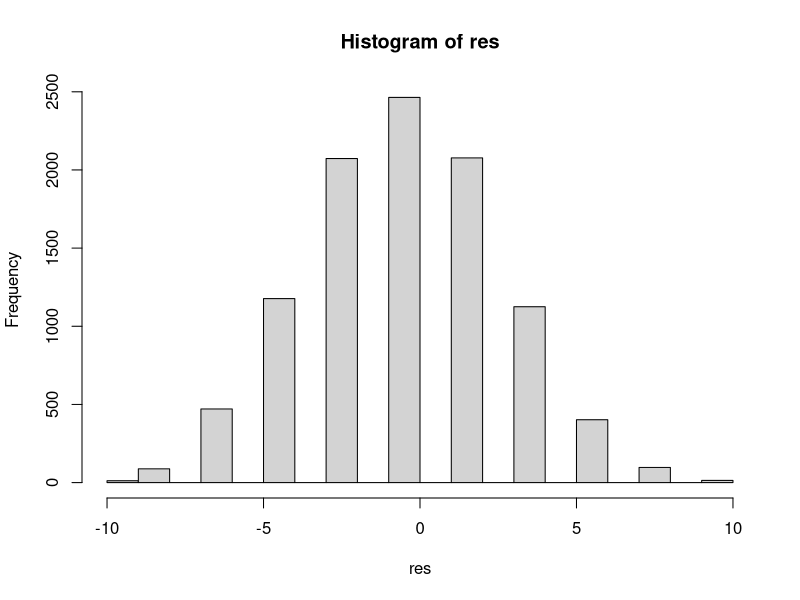
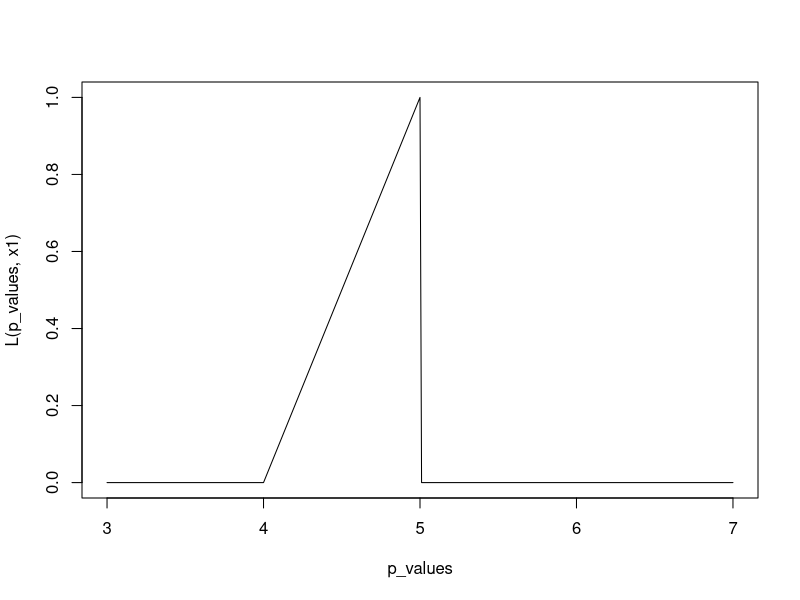
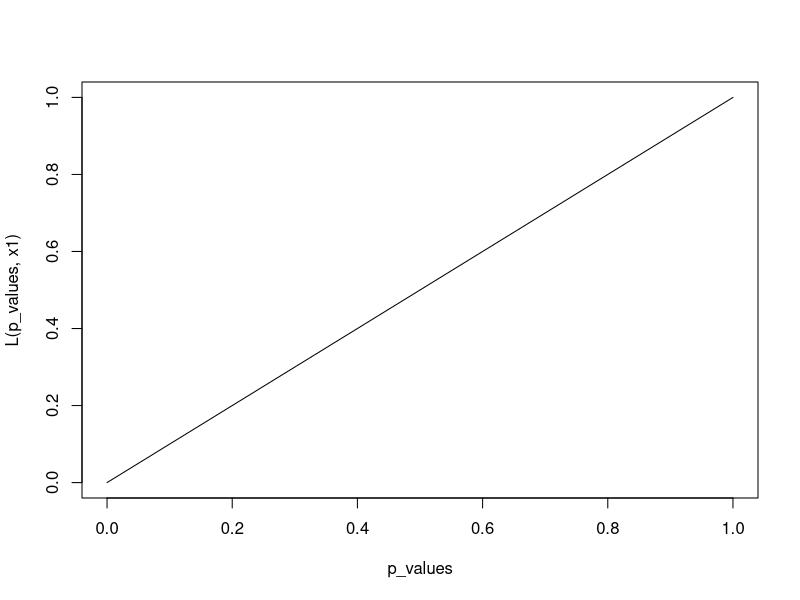
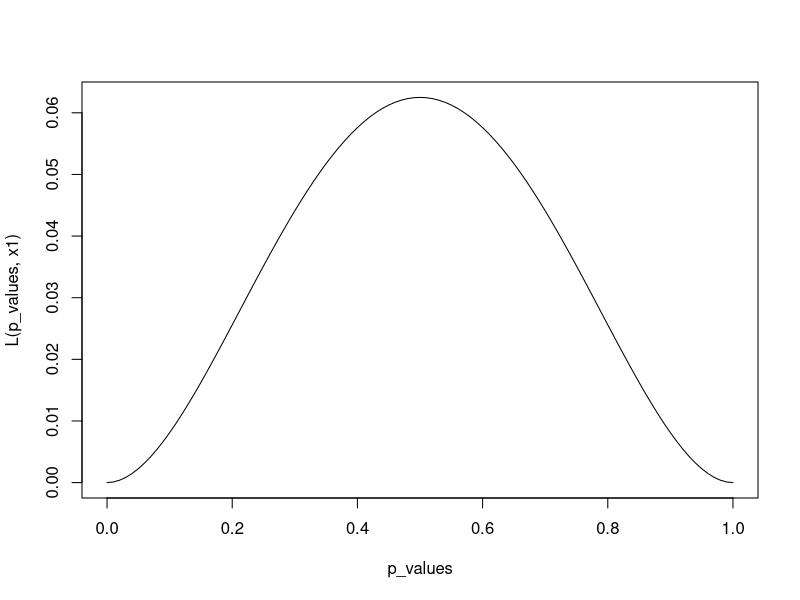
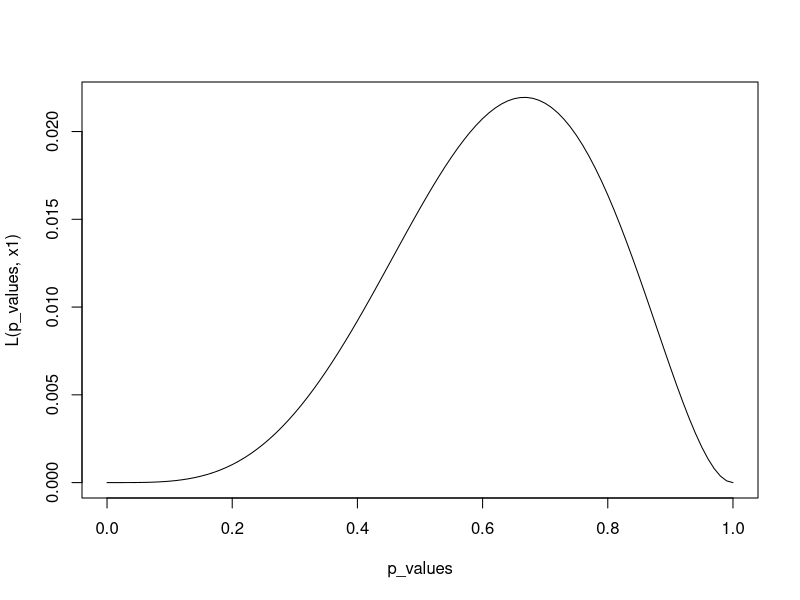
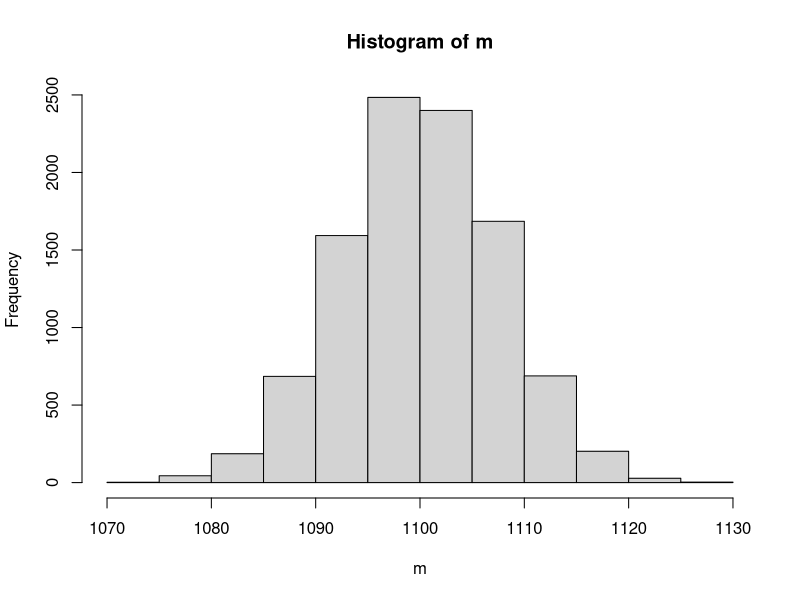
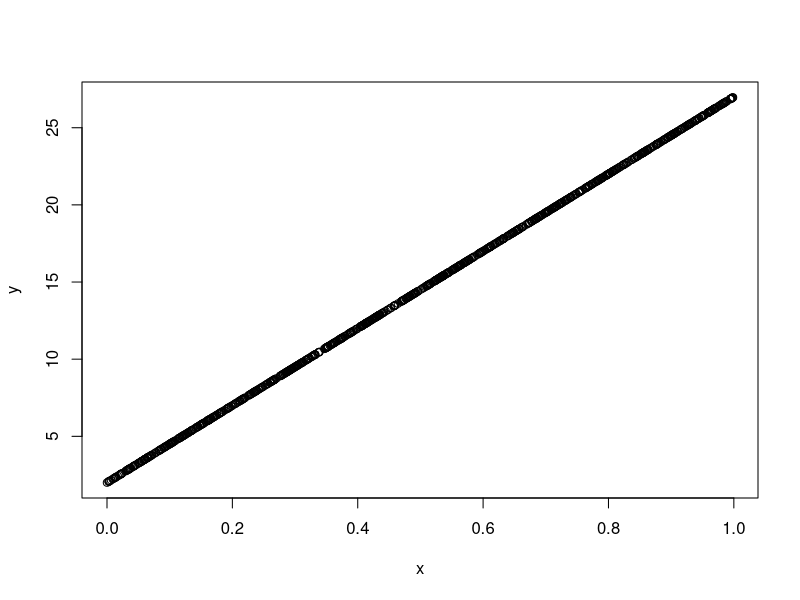
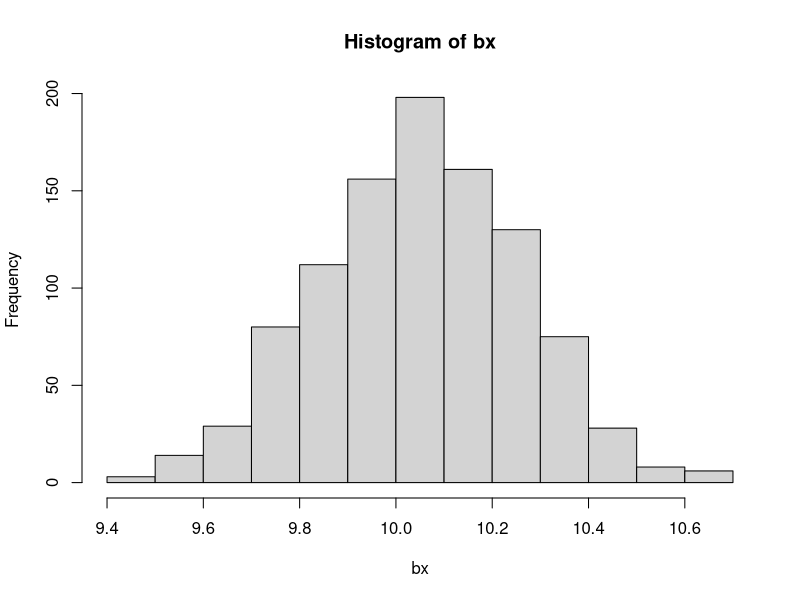

Here is the R script that generated these plots, in order:
integrate(function(x) 3/(x^4), 1, Inf)
integrate(function(x) 3*x/(x^4), 1, Inf)

res <- replicate(10000,
          {
            tr <- sample(c('H', 'T'), 10, TRUE)
            sum(tr == 'H')*1 + sum(tr=='T')*(-1)
          })
hist(res)
mean(res)
var(res)

#library(rSymPy)
#integrate(function(x) (k+1)*x^k, 1, Inf)

2*log(2)
sqrt(log(2))

1/(1+ .48/.75 * .7/.3)

compute_DLR <- function(sensitivity, specificity) {
  return(sensitivity / (1 - specificity))
}
compute_DLR(0.75, 0.52)

compute.bayes <- function(conds, priors, index) {
  return (conds[index]*priors[index] / sum(conds*priors))
}
compute.bayes(c(1, 1), c(1/2*1/2, (1-1/2)*(1-1/2)), 1)
compute.bayes(c(0.75, 1-0.52), c(0.3, 1-0.3), 1)

bernoulli.L <- function(p, x1) {
  return(p^x1*(1-p)^(1-x1))
}

bernoulli.L <- function(p, xs) {
  return(p^sum(xs)*(1-p)^(length(xs)-sum(xs)))
}

uniform.L <- function(p, x1) {
  return(ifelse((x1 >= p) & (x1 <= p+1), p+1-x1, 0))
}

plt.likelihood <- function(L, p_values, x1) {
  plot(p_values, L(p_values, x1), type='l')
}

x1 = 5
plt.likelihood(uniform.L, seq(3,7,0.01), x1)

plt.likelihood(bernoulli.L, seq(0,1,0.01), 1)

plt.likelihood(bernoulli.L, seq(0,1,0.01), c(1,0,1,0))
plt.likelihood(bernoulli.L, seq(0,1,0.01), c(1,0,1,0,1,1))

pnorm(70, 80, 10, lower.tail = TRUE)
pnorm((70 - 80) / 10, lower.tail = TRUE)

qnorm(0.95)

qnorm(0.95, 1100, 75, lower.tail = TRUE)

qnorm(0.95, 1100, 75/10, lower.tail = TRUE)
m <- replicate(10000, {
  x <- rnorm(100, 1100, 75)
  mean(x)
})
hist(m)
quantile(m, 0.95)

p <- pnorm(90, 80, 10, lower.tail=FALSE)
sum(dbinom(4:5, 5, p))
pbinom(3, 5, p, lower.tail = FALSE)

sum(dbinom(4:5, 5, 1/2))

pnorm(16, 15, 10/10, lower.tail = TRUE) - pnorm(14, 15, 10/10, lower.tail = TRUE)

v <- replicate(1000, {
  x <- runif(100)
  var(x)
})
mean(v)
1/12


m <- replicate(10000, {
  x <- rnorm(100)
  mean(x)
})
q1 <- quantile(m, 0.95)

m <- replicate(10000, {
  x <- rnorm(10)
  mean(x)
})
q2 <- quantile(m, 0.95)

q1
q2
q1 / q2
sqrt(10) / 10

x <- runif(1000) #rnorm(1000) #rexp(1000)
a <- 5
b <- 2
y <- a^2*x + b
qqplot(x,y)

quantile(x)
quantile(y)
quantile(y) / (a^2*quantile(x) + b)


x <- rnorm(100, 10, 2)
bx <- replicate(1000, {
  mean(sample(x, 100, replace=TRUE))
})
hist(bx)
mean(x)
mean(bx)

c(1100 + qt(0.025, 9-1)*30/sqrt(9), 1100 - qt(0.025, 9-1)*30/sqrt(9))
c(1100 + qnorm(0.025)*30/sqrt(9), 1100 - qnorm(0.025)*30/sqrt(9))

-2
for (s in seq(0,3,0.1)) {
  print(c(s, qt(0.025, 9-1, lower.tail=FALSE)*s/sqrt(9)))
}

Sp <- sqrt(((10-1)*0.60+(10-1)*0.68) / (10+10-2))
5 - 3 + c(-1,1)*qt(0.975, 10+10-2)*Sp*sqrt(1/10+1/10)


x <- c(1,3)
bx <- replicate(1000, {
  mean(sample(x, 2, replace=TRUE))
})
hist(bx)
table(bx) / length(bx)

x <- 4
n <- 10
a <- 10
b <- 10

(x + a) / (n + a + b)

bx <- replicate(10000, {
  x <- rlnorm(100, 5, 1)
  exp(sum(log(x))/100)
})
mean(bx)
exp(5)

bx <- replicate(10000, {
  x <- rlnorm(100, 5, 1)
  mean(x)
})
mean(bx)
exp(5+1/2)
